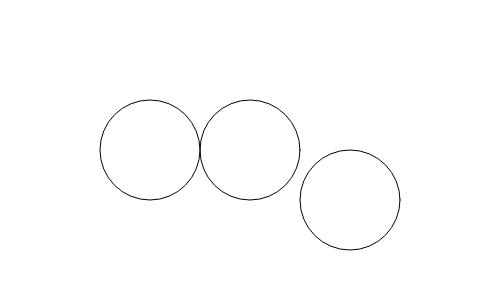
Frame 1 (no input)
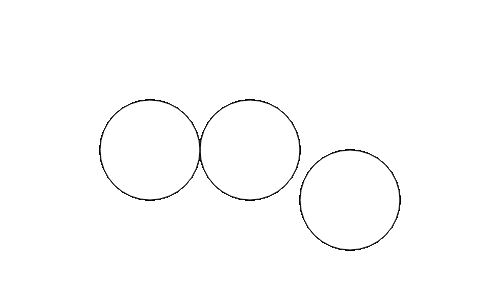
Frame 60 (no input)
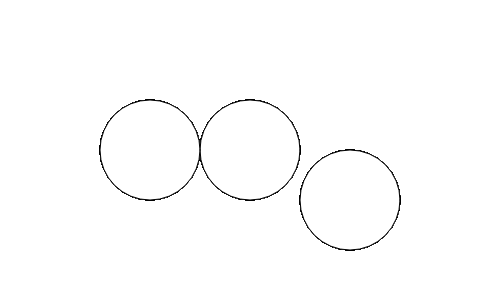
Frame 120 (the mouse pressed at the canvas centre since frame 60)

The p5.js sketch that drew these frames (run headless with seeded random() and noise() and a simulated clock; from frame 60 on, the mouse is pressed at the canvas centre):

// p5.js sketch
// ── sketch.js
function setup() {
    createCanvas(500, 300);
}

function draw() {
    circle(250, 150, 100);
    circle(150, 150, 100);
    circle(350, 200, 100);
    
}
